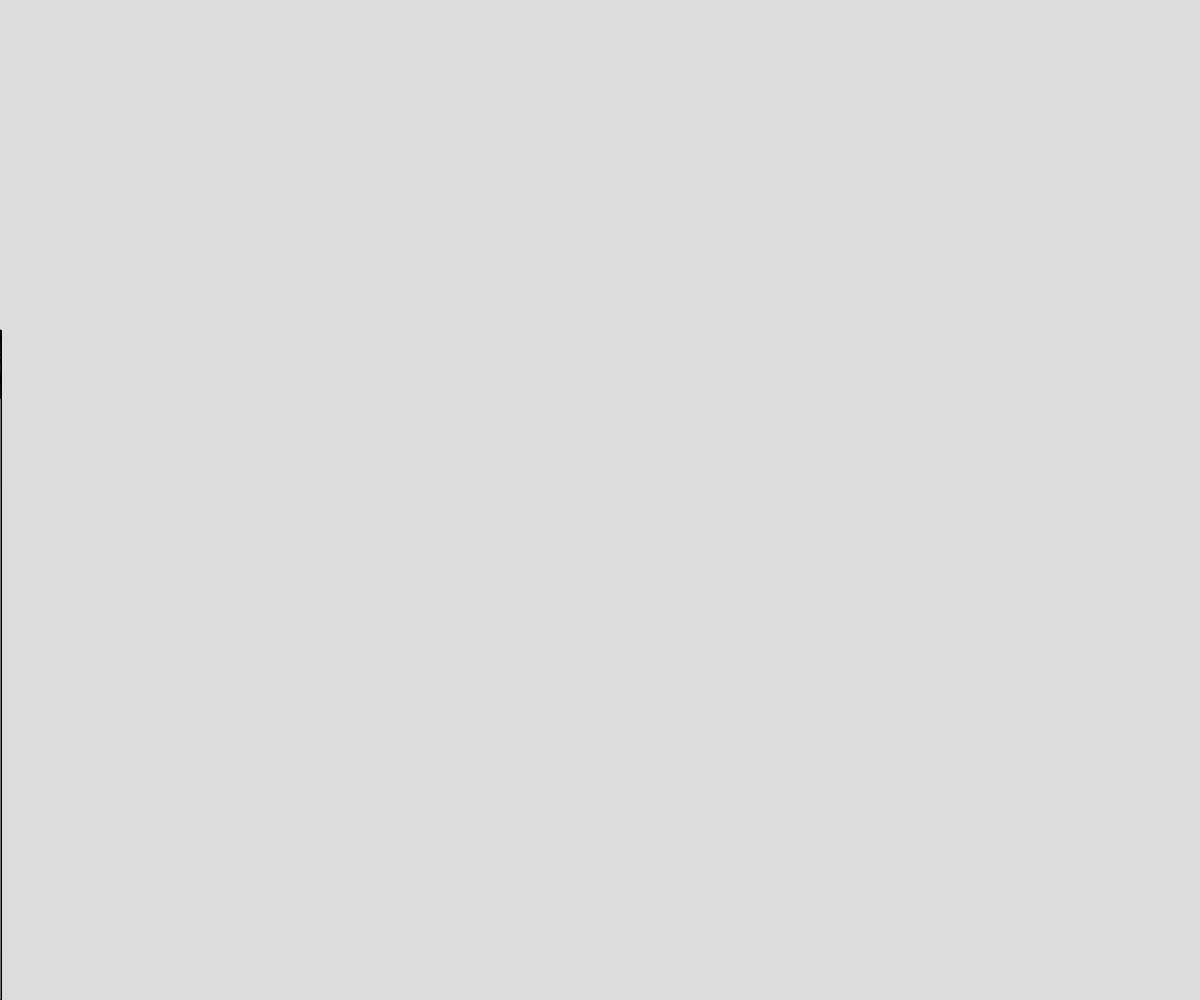
Frame 1 (no input)
Frame 60 (no input): identical to frame 1, image omitted
Frame 120 (the mouse pressed at the canvas centre since frame 60): identical to frame 1, image omitted

The p5.js sketch that drew this single still picture (run headless with seeded random() and noise() and a simulated clock; from frame 60 on, the mouse is pressed at the canvas centre):

// p5.js sketch
// ── sketch.js
//Perlin Noise

let rectHeights;

function setup() {
  createCanvas(windowWidth, windowHeight);
  rectHeights = generateheights();
  console.log(rectHeights);
}

function draw() {
  background(220);

  let howMany = width;
  for (let i=0; i<100; i++){
    let rectWidth = width / howMany;
    rect(0, height-rectHeights[i], rectWidth, rectHeights[i]);
  }
  if (keyIsPressed){
if (key === "a"){
    
}

  }
}

function generateheights(){
  let theheights = [];
  for(let i = 0; i < 5000; i++){
    let rectHeight = noise(i*0.001) * height;
    theheights.push(rectHeight);
  }
  return theheights;
}
